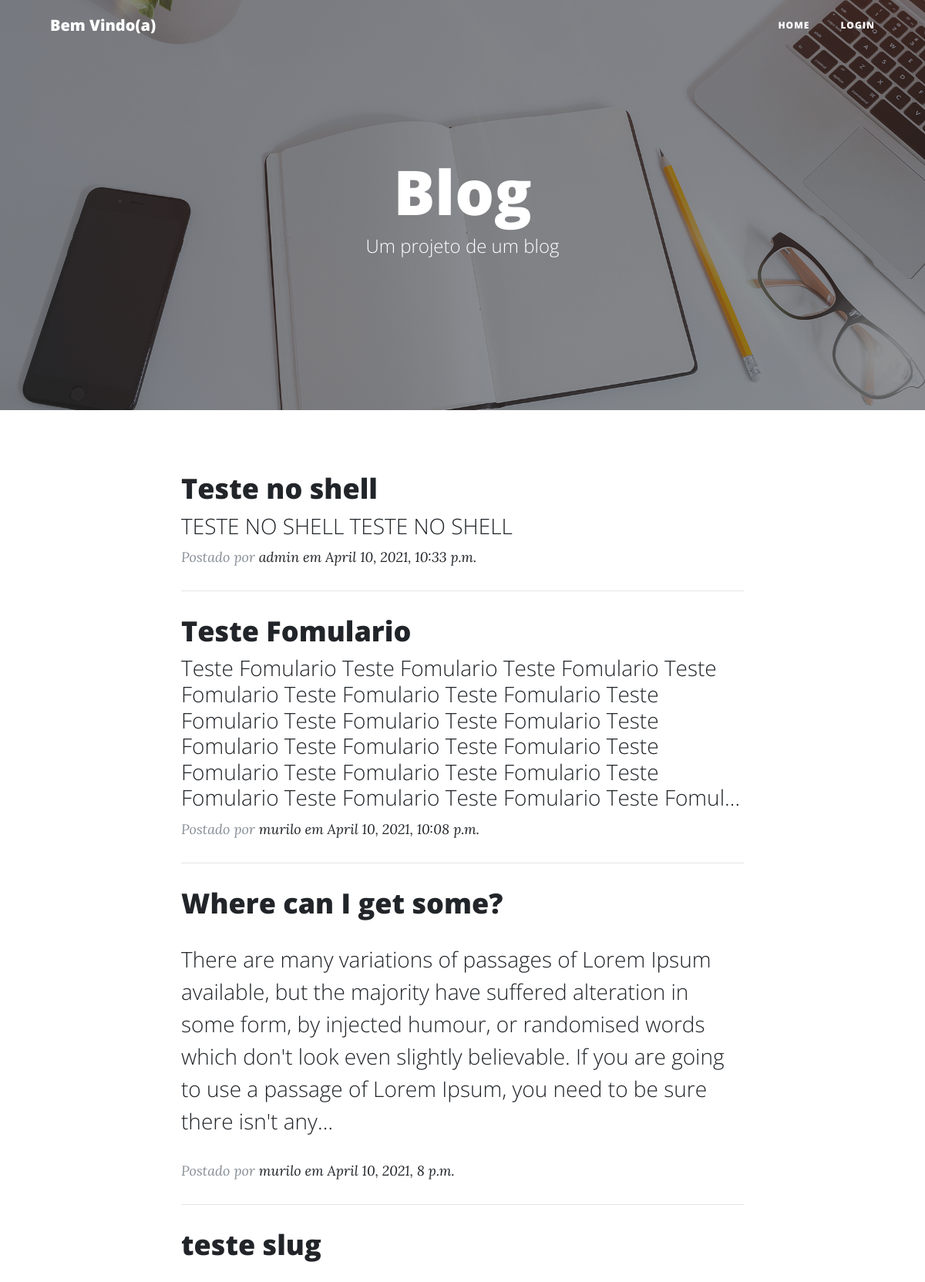
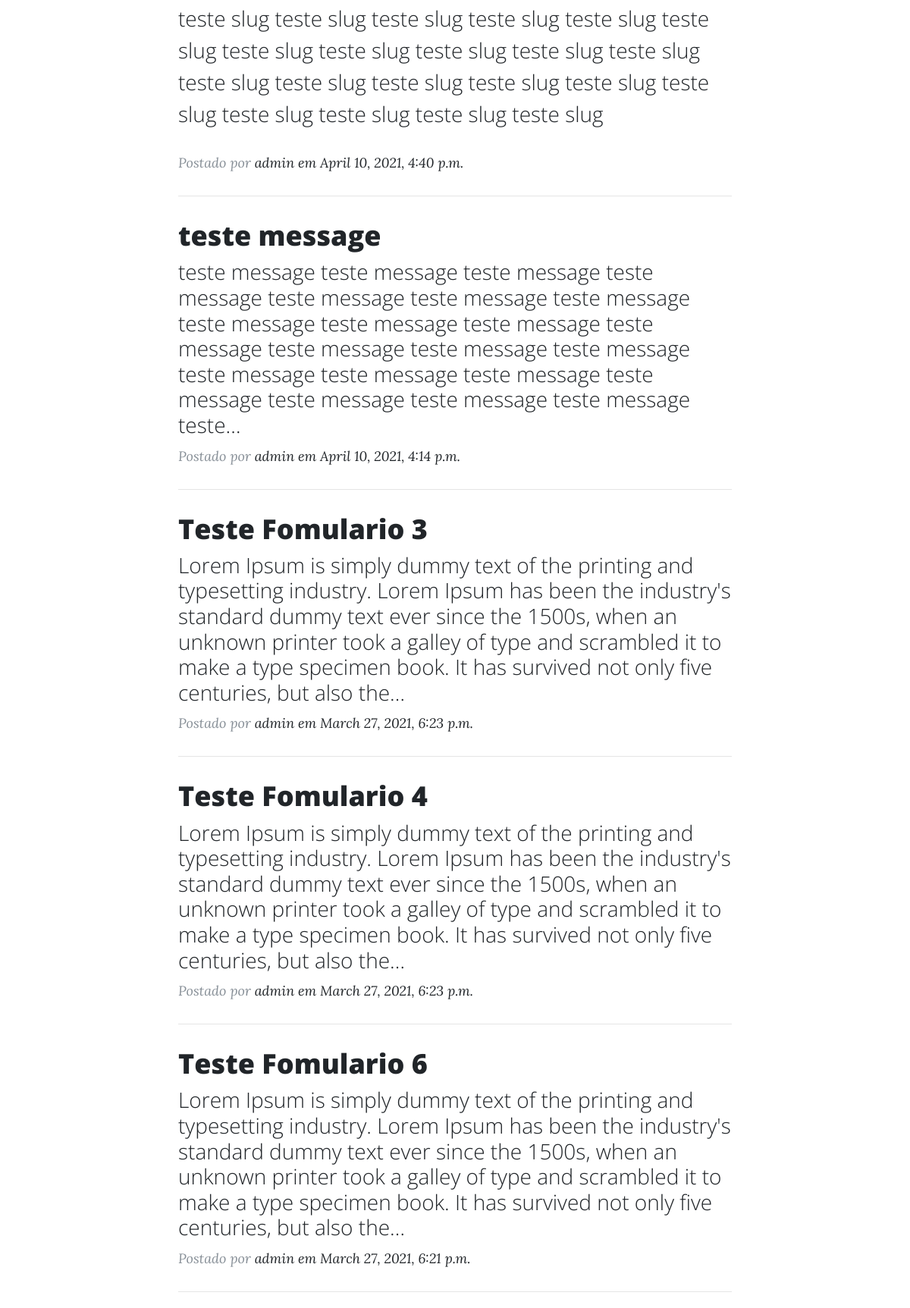
The page / (upper part) on the database its author committed (2 pictures, top to bottom).
### blog/models.py (models this page shows, shortened)
class Post(models.Model):
    STATUS = (
            ('rascunho', 'Rascunho'),
            ('publicado', 'Publicado'),
        ) # Tupla estruturada com keys e values servindo para delimitar as escolhas do usuario
    title = models.CharField(verbose_name='Título', max_length = 250)
    slug  = models.SlugField(max_length = 250)
    author  = models.ForeignKey(User,
                                on_delete = models.CASCADE) # Cascade define o que fazer quando o autor for excluido dos registros
    content = RichTextField(verbose_name='Conteúdo')
    category = models.ManyToManyField(Category,
                                            related_name='get_posts')
    image = models.ImageField(upload_to="blog", blank=True, null=True)
    published = models.DateTimeField(default=timezone.now)
    created    = models.DateTimeField(auto_now_add=True) # Assim que criado, irá pegar data e hora atual
    altered  = models.DateTimeField(auto_now=True) # Assim que alterado, irá pegar data e hora
    status    = models.CharField(max_length=10,
                                    choices=STATUS,
                                    default='rascunho') # CharField com possibilidade de escolhas que são definidas em tuplas
    objects   = models.Manager() # fará com que não se limite apenas aos publicados
    published_manager = PublishedManager() # exibirá no admin do django somente os publicados
    """
        Criando um manager eu posso personalizar consultas genericas.
        No exemplo do published quando executarmos objects.published_manager.all() irá fazer a consulta
        somente nos publicados, filtro passando dentro da minha classe PublishedManager.

    """
    def get_absolute_url(self):
        return reverse('post_detail',args=[self.slug])
    class Meta: # classe para algumas configuracoes de Post
        ordering = ('-published',) #"-" indica do mais antigo para o mais atual

### blog/views.py (the view)
# urls.py: path('', views.BlogListView.as_view(), name='home'),
class BlogListView(ListView):
    model = Post
    template_name = 'blog/home.html'

### blog/templates/blog/home.html (shortened to what this page needs)
{% extends 'base.html' %}
{% load static %}
{% block header %}
  <header class="masthead" style="background-image: url('{% static 'img/home-bg.jpg' %}')">
    <div class="overlay"></div>
    <div class="container">
      <div class="row">
        <div class="col-lg-8 col-md-10 mx-auto">
          <div class="site-heading">
            <h1>Blog</h1>
            <span class="subheading">Um projeto de um blog</span>
          </div>
        </div>
      </div>
    </div>
  </header>
{% endblock header %}
{% block content %}
{% for post in object_list %}
     <div class="post-preview">
          <a href="{{post.get_absolute_url}}">
            <h2 class="post-title">
              {{post.title}}
            </h2>
            <h3 class="post-subtitle">
              {{post.content|safe|truncatechars:"300"}}
            </h3>
          </a>
          <p class="post-meta">Postado por
            <a href="#">{{post.author.username}} em {{post.created}}</p>
        </div>
        <hr>
{% endfor %}
{% endblock content %}

### rows shown on the page
Post: title "Teste no shell", content "TESTE NO SHELL TESTE NO SHELL", author.username "admin", created "April 10, 2021, 10:33 p.m."
Post: title "Teste Fomulario", content "Teste Fomulario Teste Fomulario Teste Fomulario Teste Fomulario Teste Fomulario Teste Fomulario Teste Fomulario Teste Fomulario Teste Fomulario Teste Fomulario Teste Fomulario Teste Fomulario Teste Fomulario Teste Fomulario Teste Fomulario Teste Fomulario Teste Fomulario Teste Fomulario Teste Fomul…", author.username "murilo", created "April 10, 2021, 10:08 p.m."
Post: title "Where can I get some?", content "There are many variations of passages of Lorem Ipsum available, but the majority have suffered alteration in some form, by injected humour, or randomised words which don't look even slightly believable. If you are going to use a passage of Lorem Ipsum, you need to be sure there isn't any…", author.username "murilo", created "April 10, 2021, 8 p.m."
Post: title "teste slug", content "teste slug teste slug teste slug teste slug teste slug teste slug teste slug teste slug teste slug teste slug teste slug teste slug teste slug teste slug teste slug teste slug teste slug teste slug teste slug teste slug teste slug", author.username "admin", created "April 10, 2021, 4:40 p.m."
Post: title "teste message", content "teste message teste message teste message teste message teste message teste message teste message teste message teste message teste message teste message teste message teste message teste message teste message teste message teste message teste message teste message teste message teste message teste…", author.username "admin", created "April 10, 2021, 4:14 p.m."
Post: title "Teste Fomulario 3", content "Lorem Ipsum is simply dummy text of the printing and typesetting industry. Lorem Ipsum has been the industry's standard dummy text ever since the 1500s, when an unknown printer took a galley of type and scrambled it to make a type specimen book. It has survived not only five centuries, but also the…", author.username "admin", created "March 27, 2021, 6:23 p.m."
Post: title "Teste Fomulario 4", content "Lorem Ipsum is simply dummy text of the printing and typesetting industry. Lorem Ipsum has been the industry's standard dummy text ever since the 1500s, when an unknown printer took a galley of type and scrambled it to make a type specimen book. It has survived not only five centuries, but also the…", author.username "admin", created "March 27, 2021, 6:23 p.m."
Post: title "Teste Fomulario 6", content "Lorem Ipsum is simply dummy text of the printing and typesetting industry. Lorem Ipsum has been the industry's standard dummy text ever since the 1500s, when an unknown printer took a galley of type and scrambled it to make a type specimen book. It has survived not only five centuries, but also the…", author.username "admin", created "March 27, 2021, 6:21 p.m."
